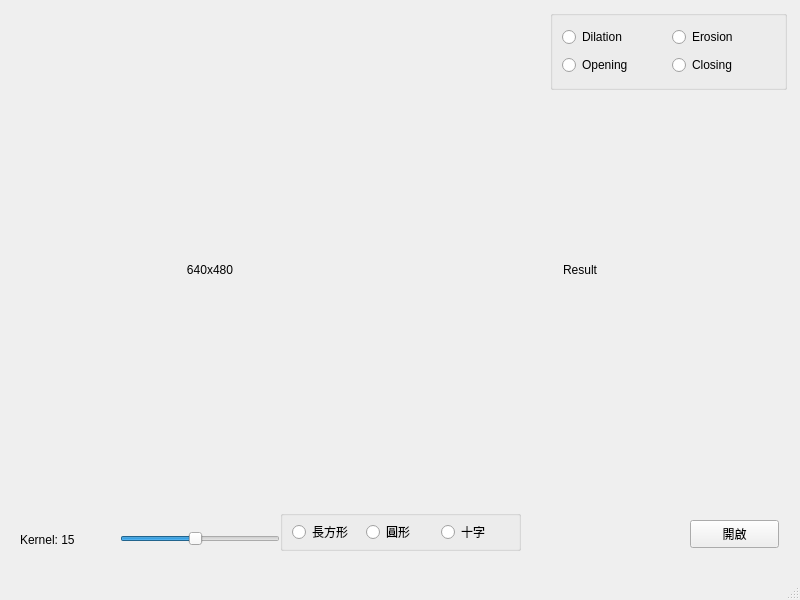
<?xml version="1.0" encoding="UTF-8"?>
<ui version="4.0">
 <class>MainWindow</class>
 <widget class="QMainWindow" name="MainWindow">
  <property name="geometry">
   <rect>
    <x>0</x>
    <y>0</y>
    <width>800</width>
    <height>600</height>
   </rect>
  </property>
  <property name="windowTitle">
   <string>MainWindow</string>
  </property>
  <widget class="QWidget" name="centralwidget">
   <widget class="QPushButton" name="openButton">
    <property name="geometry">
     <rect>
      <x>690</x>
      <y>520</y>
      <width>89</width>
      <height>28</height>
     </rect>
    </property>
    <property name="text">
     <string>開啟</string>
    </property>
   </widget>
   <widget class="QLabel" name="videoLabel">
    <property name="geometry">
     <rect>
      <x>50</x>
      <y>150</y>
      <width>320</width>
      <height>240</height>
     </rect>
    </property>
    <property name="minimumSize">
     <size>
      <width>320</width>
      <height>240</height>
     </size>
    </property>
    <property name="cursor">
     <cursorShape>CrossCursor</cursorShape>
    </property>
    <property name="text">
     <string>640x480</string>
    </property>
    <property name="alignment">
     <set>Qt::AlignmentFlag::AlignCenter</set>
    </property>
   </widget>
   <widget class="QSlider" name="kernelSlider">
    <property name="geometry">
     <rect>
      <x>120</x>
      <y>530</y>
      <width>160</width>
      <height>18</height>
     </rect>
    </property>
    <property name="minimum">
     <number>1</number>
    </property>
    <property name="maximum">
     <number>31</number>
    </property>
    <property name="singleStep">
     <number>2</number>
    </property>
    <property name="value">
     <number>15</number>
    </property>
    <property name="orientation">
     <enum>Qt::Orientation::Horizontal</enum>
    </property>
   </widget>
   <widget class="QLabel" name="sliderValueLabel">
    <property name="geometry">
     <rect>
      <x>20</x>
      <y>530</y>
      <width>91</width>
      <height>20</height>
     </rect>
    </property>
    <property name="text">
     <string>Kernel: 15</string>
    </property>
   </widget>
   <widget class="QLabel" name="videoLabel_after">
    <property name="geometry">
     <rect>
      <x>420</x>
      <y>150</y>
      <width>320</width>
      <height>240</height>
     </rect>
    </property>
    <property name="minimumSize">
     <size>
      <width>320</width>
      <height>240</height>
     </size>
    </property>
    <property name="cursor">
     <cursorShape>CrossCursor</cursorShape>
    </property>
    <property name="text">
     <string>Result</string>
    </property>
    <property name="alignment">
     <set>Qt::AlignmentFlag::AlignCenter</set>
    </property>
   </widget>
   <widget class="QGroupBox" name="horizontalGroupBox">
    <property name="geometry">
     <rect>
      <x>280</x>
      <y>510</y>
      <width>241</width>
      <height>41</height>
     </rect>
    </property>
    <layout class="QHBoxLayout" name="horizontalLayout">
     <item>
      <widget class="QRadioButton" name="radioButton_RECT">
       <property name="text">
        <string>長方形</string>
       </property>
      </widget>
     </item>
     <item>
      <widget class="QRadioButton" name="radioButton_ELLIPSE">
       <property name="text">
        <string>圓形</string>
       </property>
      </widget>
     </item>
     <item>
      <widget class="QRadioButton" name="radioButton_CROSS">
       <property name="text">
        <string>十字</string>
       </property>
      </widget>
     </item>
    </layout>
   </widget>
   <widget class="QGroupBox" name="gridGroupBox">
    <property name="geometry">
     <rect>
      <x>550</x>
      <y>10</y>
      <width>237</width>
      <height>80</height>
     </rect>
    </property>
    <layout class="QGridLayout" name="gridLayout">
     <item row="0" column="0">
      <widget class="QRadioButton" name="radioDilation">
       <property name="text">
        <string>Dilation</string>
       </property>
      </widget>
     </item>
     <item row="0" column="1">
      <widget class="QRadioButton" name="radioErosion">
       <property name="text">
        <string>Erosion</string>
       </property>
      </widget>
     </item>
     <item row="1" column="0">
      <widget class="QRadioButton" name="radioOpening">
       <property name="text">
        <string>Opening</string>
       </property>
      </widget>
     </item>
     <item row="1" column="1">
      <widget class="QRadioButton" name="radioClosing">
       <property name="text">
        <string>Closing</string>
       </property>
      </widget>
     </item>
    </layout>
   </widget>
  </widget>
  <widget class="QMenuBar" name="menubar">
   <property name="geometry">
    <rect>
     <x>0</x>
     <y>0</y>
     <width>800</width>
     <height>25</height>
    </rect>
   </property>
  </widget>
  <widget class="QStatusBar" name="statusbar"/>
 </widget>
 <resources/>
 <connections/>
</ui>
